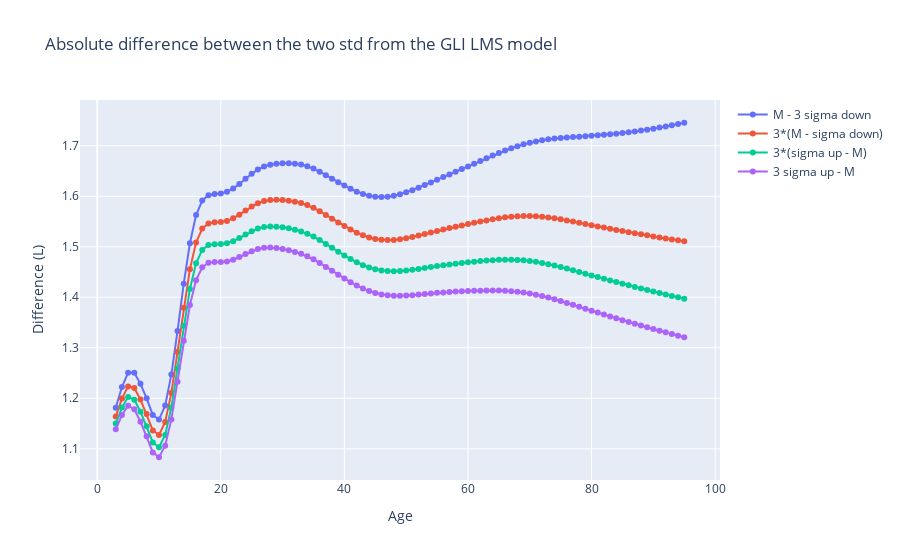

The notebook cell this image was saved under:
### Code cell
# How far are the two std from each other?
fig = go.Figure()
# fig.add_trace(
#     go.Scatter(
#         x=df_lms.Age,
#         y=df_lms.sigma_up - df_lms.M,
#         mode="markers+lines",
#         name="sigma up - M",
#     )
# )
# fig.add_trace(
#     go.Scatter(
#         x=df_lms.Age,
#         y=df_lms.M - df_lms.sigma_down,
#         mode="markers+lines",
#         name="M - sigma up",
#     )
# )

fig.add_trace(
    go.Scatter(
        x=df_lms.Age,
        y=df_lms.M - df_lms["3sigma_down"],
        mode="markers+lines",
        name="M - 3 sigma down",
    )
)

fig.add_trace(
    go.Scatter(
        x=df_lms.Age,
        y=3 * (df_lms.M - df_lms.sigma_down),
        mode="markers+lines",
        name="3*(M - sigma down)",
    )
)
fig.add_trace(
    go.Scatter(
        x=df_lms.Age,
        y=3 * (df_lms.sigma_up - df_lms.M),
        mode="markers+lines",
        name="3*(sigma up - M)",
    )
)
fig.add_trace(
    go.Scatter(
        x=df_lms.Age,
        y=df_lms["3sigma_up"] - df_lms.M,
        mode="markers+lines",
        name="3 sigma up - M",
    )
)

fig.update_layout(
    title="Absolute difference between the two std from the GLI LMS model",
    xaxis_title="Age",
    yaxis_title="Difference (L)",
)
